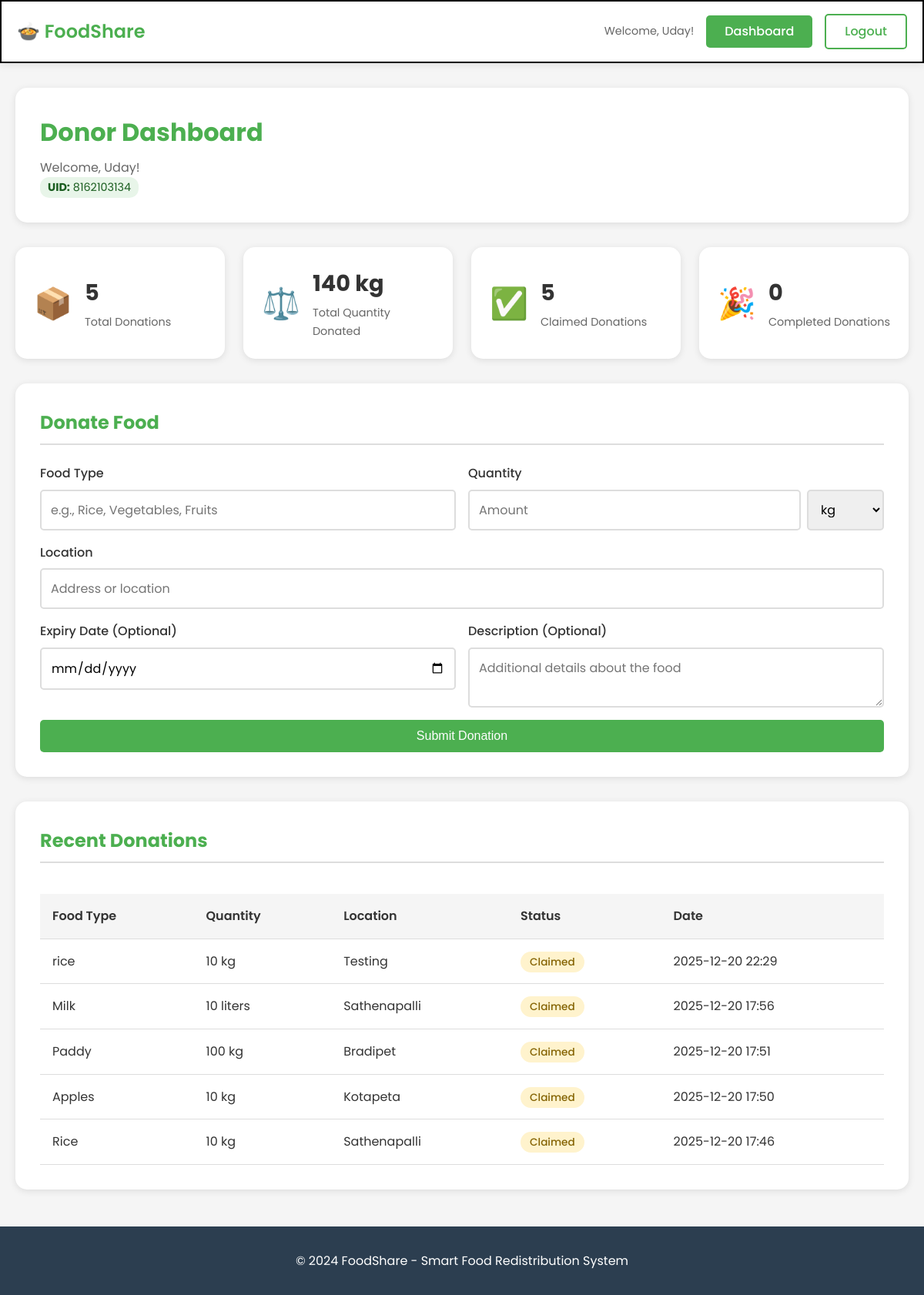
The page /donor/dashboard (signed in) on the database its author committed.
### app.py (models this page shows)
class User(db.Model):
    id = db.Column(db.Integer, primary_key=True)
    username = db.Column(db.String(80), unique=True, nullable=False)
    email = db.Column(db.String(120), unique=True, nullable=False)
    password = db.Column(db.String(200), nullable=False)
    user_type = db.Column(db.String(20), nullable=False)  # 'donor', 'receiver', 'admin'
    organization_name = db.Column(db.String(200))
    phone = db.Column(db.String(20))
    address = db.Column(db.Text)
    created_at = db.Column(db.DateTime, default=datetime.utcnow)
    unique_id = db.Column(db.String(10), unique=True, nullable=True)  # New 10-digit UID
    donations = db.relationship('Donation', foreign_keys='Donation.donor_id', backref='donor', lazy=True)
    requests = db.relationship('FoodRequest', backref='receiver', lazy=True)
    claimed_donations = db.relationship('Donation', foreign_keys='Donation.claimed_by', backref='claimer', lazy=True)

class Donation(db.Model):
    id = db.Column(db.Integer, primary_key=True)
    donor_id = db.Column(db.Integer, db.ForeignKey('user.id'), nullable=False)
    food_type = db.Column(db.String(100), nullable=False)
    quantity = db.Column(db.Integer, nullable=False)
    quantity_unit = db.Column(db.String(20), default='kg')
    description = db.Column(db.Text)
    location = db.Column(db.String(200), nullable=False)
    expiry_date = db.Column(db.Date)
    status = db.Column(db.String(20), default='available')  # 'available', 'claimed', 'completed'
    created_at = db.Column(db.DateTime, default=datetime.utcnow)
    claimed_by = db.Column(db.Integer, db.ForeignKey('user.id'), nullable=True)
    claimed_at = db.Column(db.DateTime, nullable=True)

### app.py (the view)
@app.route('/donor/dashboard')
@login_required
@role_required('donor')
def donor_dashboard():
    user = db.session.get(User, session['user_id'])
    total_donations = Donation.query.filter_by(donor_id=user.id).count()
    total_quantity = db.session.query(db.func.sum(Donation.quantity)).filter_by(donor_id=user.id).scalar() or 0
    claimed_donations = Donation.query.filter_by(donor_id=user.id, status='claimed').count()
    completed_donations = Donation.query.filter_by(donor_id=user.id, status='completed').count()
    recent_donations = Donation.query.filter_by(donor_id=user.id).order_by(Donation.created_at.desc()).limit(10).all()
    six_months_ago = datetime.utcnow() - timedelta(days=180)
    monthly_data = db.session.query(
        db.func.strftime('%Y-%m', Donation.created_at).label('month'),
        db.func.sum(Donation.quantity).label('total')
    ).filter(
        Donation.donor_id == user.id,
        Donation.created_at >= six_months_ago
    ).group_by('month').all()
    return render_template('donor_dashboard.html',
                         user=user,
                         total_donations=total_donations,
                         total_quantity=total_quantity,
                         claimed_donations=claimed_donations,
                         completed_donations=completed_donations,
                         recent_donations=recent_donations,
                         monthly_data=monthly_data)

### app.py (called while the page is built)
def login_required(f):
    @wraps(f)
    def decorated_function(*args, **kwargs):
        if 'user_id' not in session:
            return redirect(url_for('index'))
        user = db.session.get(User, session['user_id'])
        if not user:
            session.clear()
            flash('Session expired or invalid. Please login again.', 'warning')
            return redirect(url_for('index'))
        return f(*args, **kwargs)
    return decorated_function

def role_required(role):
    def decorator(f):
        @wraps(f)
        def decorated_function(*args, **kwargs):
            if 'user_type' not in session or session['user_type'] != role:
                flash('Access denied. You do not have permission to access this page.', 'danger')
                return redirect(url_for('index'))
            return f(*args, **kwargs)
        return decorated_function
    return decorator

### templates/donor_dashboard.html (shortened to what this page needs)
{% extends "base.html" %}
{% block content %}
<div class="dashboard-header">
    <h1>Donor Dashboard</h1>
    <p>Welcome, {{ user.username }}!</p>
    <p class="user-uid"
        style="background: #e8f5e9; display: inline-block; padding: 2px 10px; border-radius: 12px; font-size: 0.9rem; color: #1b5e20;">
        <strong>UID:</strong> {{ user.unique_id }}
    </p>
</div>
<div class="stats-grid">
    <div class="stat-card">
        <div class="stat-icon">📦</div>
        <div class="stat-content">
            <h3>{{ total_donations }}</h3>
            <p>Total Donations</p>
        </div>
    </div>
    <div class="stat-card">
        <div class="stat-icon">⚖️</div>
        <div class="stat-content">
            <h3>{{ total_quantity }} kg</h3>
            <p>Total Quantity Donated</p>
        </div>
    </div>
    <div class="stat-card">
        <div class="stat-icon">✅</div>
        <div class="stat-content">
            <h3>{{ claimed_donations }}</h3>
            <p>Claimed Donations</p>
        </div>
    </div>
    <div class="stat-card">
        <div class="stat-icon">🎉</div>
        <div class="stat-content">
            <h3>{{ completed_donations }}</h3>
            <p>Completed Donations</p>
        </div>
    </div>
</div>
<div class="dashboard-section">
    <h2>Donate Food</h2>
    <form action="{{ url_for('donate_food') }}" method="POST" class="donate-form">
        <div class="form-row">
            <div class="form-group">
                <label>Food Type</label>
                <input type="text" name="food_type" placeholder="e.g., Rice, Vegetables, Fruits" required>
            </div>
            <div class="form-group">
                <label>Quantity</label>
                <div class="quantity-input">
                    <input type="number" name="quantity" placeholder="Amount" required>
                    <select name="quantity_unit">
                        <option value="kg">kg</option>
                    </select>
                </div>
            </div>
        </div>
        <div class="form-group">
            <label>Location</label>
            <input type="text" name="location" placeholder="Address or location" required>
        </div>
        <div class="form-row">
            <div class="form-group">
                <label>Expiry Date (Optional)</label>
                <input type="date" name="expiry_date">
            </div>
            <div class="form-group">
                <label>Description (Optional)</label>
                <textarea name="description" rows="2" placeholder="Additional details about the food"></textarea>
            </div>
        </div>
        <button type="submit" class="btn btn-primary">Submit Donation</button>
    </form>
</div>
<div class="dashboard-section">
    <h2>Recent Donations</h2>
    {% if recent_donations %}
    <div class="table-container">
        <table class="data-table">
            <thead>
                <tr>
                    <th>Food Type</th>
                    <th>Quantity</th>
                    <th>Location</th>
                    <th>Status</th>
                    <th>Date</th>
                </tr>
            </thead>
            <tbody>
                {% for donation in recent_donations %}
                <tr>
                    <td>{{ donation.food_type }}</td>
                    <td>{{ donation.quantity }} {{ donation.quantity_unit }}</td>
                    <td>{{ donation.location }}</td>
                    <td><span class="status-badge status-{{ donation.status }}">{{ donation.status|title }}</span></td>
                    <td>{{ donation.created_at.strftime('%Y-%m-%d %H:%M') }}</td>
                </tr>
                {% endfor %}
            </tbody>
        </table>
    </div>
    {% else %}
    <p class="empty-state">No donations yet. Start by donating food above!</p>
    {% endif %}
</div>
{% endblock %}

### templates/base.html (shortened to what this page needs)
<!DOCTYPE html>
<html lang="en">
<head>
    <link rel="stylesheet" href="{{ url_for('static', filename='style.css') }}">
</head>
<body>
    <nav class="navbar">
        <div class="container">
            <div class="nav-brand">
                <h2>🍲 FoodShare</h2>
            </div>
            <div class="nav-links">
                {% if session.user_id %}
                    <span class="user-info">Welcome, {{ session.username }}!</span>
                    <a href="{{ url_for('dashboard') }}" class="btn-nav">Dashboard</a>
                    <a href="{{ url_for('logout') }}" class="btn-nav btn-outline">Logout</a>
                {% else %}
                    <a href="{{ url_for('index') }}" class="btn-nav">Home</a>
                    <a href="{{ url_for('register') }}" class="btn-nav btn-outline">Register</a>
                {% endif %}
            </div>
        </div>
    </nav>
    <div class="flash-messages">
    </div>
    <main class="container">
        {% block content %}{% endblock %}
    </main>
    <footer>
        <div class="container">
            <p>&copy; 2024 FoodShare - Smart Food Redistribution System</p>
        </div>
    </footer>
</body>
</html>

### static/style.css (style rules this page uses)
* { margin: 0; padding: 0; box-sizing: border-box; }
:root { --primary-color: #4CAF50; --primary-dark: #45a049; --secondary-color: #FF9800; --danger-color: #f44336; --success-color: #4CAF50; --info-color: #2196F3; --warning-color: #ff9800; --dark-bg: #2c3e50; --light-bg: #f5f5f5; --white: #ffffff; --text-dark: #333; --text-light: #666; --border-color: #ddd; --shadow: 0 2px 10px rgba(0, 0, 0, 0.1); --shadow-lg: 0 4px 20px rgba(0, 0, 0, 0.15); }
body { font-family: 'Poppins', sans-serif; background-color: #f5f5f5; min-height: 100vh; color: var(--text-dark); line-height: 1.6; }
.container { max-width: 1350px; margin: 0 auto; padding: 0 20px; }
.navbar { background: var(--white); box-shadow: var(--shadow); padding: 1rem 0; border: 2px solid black; position: sticky; top: 0; z-index: 1000; }
.navbar .container { display: flex; justify-content: space-between; align-items: center; }
.nav-brand h2 { color: var(--primary-color); font-weight: 600; }
.nav-links { display: flex; align-items: center; gap: 1rem; }
.user-info { color: var(--text-light); font-size: 0.9rem; }
.btn-nav { padding: 0.5rem 1.5rem; text-decoration: none; border-radius: 5px; transition: all 0.3s; font-weight: 500; }
.btn-nav:not(.btn-outline) { background: var(--primary-color); color: var(--white); }
.btn-nav.btn-outline { background: transparent; color: var(--primary-color); border: 2px solid var(--primary-color); }
.flash-messages { padding: 1rem 0; }
.form-row { display: grid; grid-template-columns: repeat(auto-fit, minmax(250px, 1fr)); gap: 1rem; }
.form-group { display: flex; flex-direction: column; gap: 0.5rem; }
.form-group label { font-weight: 500; color: var(--text-dark); }
.form-group input, .form-group select, .form-group textarea { padding: 0.75rem; border: 2px solid var(--border-color); border-radius: 5px; font-size: 1rem; font-family: inherit; transition: border-color 0.3s; }
.btn { padding: 0.75rem 1.5rem; border: none; border-radius: 5px; font-size: 1rem; font-weight: 500; cursor: pointer; transition: all 0.3s; text-decoration: none; display: inline-block; text-align: center; }
.btn-primary { background: var(--primary-color); color: var(--white); }
.btn-outline { background: transparent; color: var(--primary-color); border: 2px solid var(--primary-color); }
main { min-height: calc(100vh - 200px); padding: 2rem 0; }
.dashboard-header { background: var(--white); padding: 2rem; border-radius: 15px; box-shadow: var(--shadow); margin-bottom: 2rem; }
.dashboard-header h1 { color: var(--primary-color); margin-bottom: 0.5rem; }
.dashboard-header p { color: var(--text-light); }
.stats-grid { display: grid; grid-template-columns: repeat(auto-fit, minmax(200px, 1fr)); gap: 1.5rem; margin-bottom: 2rem; }
.stat-card { background: var(--white); padding: 1.5rem; border-radius: 15px; box-shadow: var(--shadow); display: flex; align-items: center; gap: 1rem; transition: transform 0.3s, box-shadow 0.3s; }
.stat-icon { font-size: 2.5rem; }
.stat-content h3 { font-size: 1.8rem; color: var(--text-dark); margin-bottom: 0.25rem; }
.stat-content p { color: var(--text-light); font-size: 0.9rem; }
.dashboard-section { background: var(--white); padding: 2rem; border-radius: 15px; box-shadow: var(--shadow); margin-bottom: 2rem; }
.dashboard-section h2 { color: var(--primary-color); margin-bottom: 1.5rem; padding-bottom: 0.5rem; border-bottom: 2px solid var(--border-color); }
.donate-form { display: flex; flex-direction: column; gap: 1rem; }
.quantity-input { display: flex; gap: 0.5rem; }
.quantity-input input { flex: 1; }
.quantity-input select { width: 100px; }
.table-container { overflow-x: auto; }
.data-table { width: 100%; border-collapse: collapse; margin-top: 1rem; }
.data-table thead { background: var(--light-bg); }
.data-table th, .data-table td { padding: 1rem; text-align: left; border-bottom: 1px solid var(--border-color); }
.data-table th { font-weight: 600; color: var(--text-dark); }
.status-badge { padding: 0.25rem 0.75rem; border-radius: 20px; font-size: 0.85rem; font-weight: 500; }
.status-claimed { background: #fff3cd; color: #856404; }
footer { background: var(--dark-bg); color: var(--white); text-align: center; padding: 2rem 0; margin-top: 3rem; }

### rows shown on the page
User: username "Uday", unique_id "8162103134"
Donation: food_type "rice", quantity "10", quantity_unit "kg", location "Testing", status "Claimed", created_at "2025-12-20 22:29"
Donation: food_type "Milk", quantity "10", quantity_unit "liters", location "Sathenapalli", status "Claimed", created_at "2025-12-20 17:56"
Donation: food_type "Paddy", quantity "100", quantity_unit "kg", location "Bradipet", status "Claimed", created_at "2025-12-20 17:51"
Donation: food_type "Apples", quantity "10", quantity_unit "kg", location "Kotapeta", status "Claimed", created_at "2025-12-20 17:50"
Donation: food_type "Rice", quantity "10", quantity_unit "kg", location "Sathenapalli", status "Claimed", created_at "2025-12-20 17:46"

### other values the page prints
{{ total_donations }} "5"
{{ total_quantity }} "140"
{{ claimed_donations }} "5"
{{ completed_donations }} "0"
